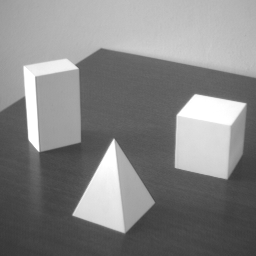
%> input picture Infocom15/bcs_vb/indor2.pgm, 256 x 256 px
$ octave demo_BCSvb_2d_small.m   (GNU Octave 9; MATLAB toolbox functions it lacks are replaced by stand-ins)
%> lines starting %> are read from the running program, lines starting %| are printed output that depends on the picture
### Infocom15/bcs_vb/BCSvb.m
function [theta, posterior, bound]=BCSvb(Phi, v, hyperpara, niter, tol, plotflag)
%BCSvb: Bayesian CS inversion implemented by variational Bayes.
%USAGE: [theta, posterior, bound]=BCSvb(Phi, v, hyperpara, niter, tol, plotflag)
%INPUT (number in [] means default value):
%   Phi: N x M, CS projection matrix
%   v: N x 1, CS observation
%   hyperpara: VB hyperparameters
%       hyperpara.a0: scalar, hyperparameter 1 for noise precision [1e-6]
%       hyperpara.b0: scalar, hyperparameter 2 for noise precision [1e-6]
%       hyperpara.c0: scalar, hyperparameter 1 for non-zero coefficients precision [1e-6]
%       hyperpara.d0: scalar, hyperparameter 2 for non-zero coefficients precision [1e-6]
%   niter: scalar, maximum number of VB iterations [100]
%   tol: scalar, tolarance of relative change of VB lower bound for two consecutive steps [1e-4]
%   plotflag: indicator, one means plotting result for each iteration, zero means no plot [0]
%OUTPUT:
%   theta: M x 1, mean of reconstructed signal
%   posterior: hyperparameter for posterior distribution
%       posterior.MUtheta: M x 1, mean of inverted theta
%       posterior.VARtheta_diag: M x 1, variance of inverted theta (for each coefficient)
%       posterior.a: scalar, posterior hyperparameter 1 for noise precision
%       posterior.b: scalar, posterior hyperparameter 2 for noise precision
%       posterior.c: M x 1, posterior hyperparameter 1 for coefficient precision
%       posterior.d: M x 1, posterior hyperparameter 2 for coefficient precision
%   bound: 1 x (number of VB iterations), VB lower bound for each iteration

%--------------------------------------------------------------------------
% References:
% S.Ji, Y.Xue and L.Carin, "Bayesian Compressive Sesning" (2007).
% L.He and L.Carin, "Exploiting Structure in Wavelet-Based Bayesian Compressive Sensing" (2008)
%
% Lihan He, ECE, Duke University
% Created: Nov. 21, 2008
% Last change: Mar. 3, 2009, allowing [] for input arguments (using default value)
%--------------------------------------------------------------------------

% ---------------------
% check input arguments
% ---------------------

if nargin<6, plotflag=0; end
if nargin<5, tol=1e-4; end
if nargin<4, niter=100; end
if nargin<3
    hyperpara.a0=1e-6;
    hyperpara.b0=1e-6;
    hyperpara.c0=1e-6;
    hyperpara.d0=1e-6;
end

if isempty(hyperpara)
    hyperpara.a0=1e-6;
    hyperpara.b0=1e-6;
    hyperpara.c0=1e-6;
    hyperpara.d0=1e-6;
end
if isempty(niter), niter=100; end
if isempty(tol), tol=1e-4; end
if isempty(plotflag), plotflag=0; end

a0=hyperpara.a0;
b0=hyperpara.b0;
c0=hyperpara.c0;
d0=hyperpara.d0;

[N,M] = size(Phi);  % N - number of CS measurements; M - sparse signal length

% --------------
% Initialization
% --------------

MUtheta=zeros(M,1);
VARtheta_diag=d0/c0*ones(M,1);

c=c0*ones(M,1);
d=d0*ones(M,1);

a=a0;
b=b0;

%---------------
% precomputation
%---------------
Phiv=Phi'*v;

% ------------
% VB iteration
% ------------

iter=0;
curr_lb=2*tol+1;
last_lb=1;
while iter<niter & abs((curr_lb-last_lb)/last_lb)>tol

    iter=iter+1;

    % (1) alpha
    c=c0+0.5;
    d=d0+0.5*(VARtheta_diag+MUtheta.^2);

    % (2) theta
    invA=d./c;
    CC=Phi.*repmat(invA',[N,1]);
    DD=inv(eye(N)*b/a+CC*Phi');
    MUtheta=a/b*(invA.*Phiv-CC'*(DD*(CC*Phiv)));
    VARtheta_diag=invA-sum((DD*CC).*CC,1)';   % Minhua's

    % (3) alpha0
    alpha0inv=b/a;
    res=alpha0inv*(DD*v);
    tmp=N*alpha0inv-alpha0inv*alpha0inv*sum(diag(DD));
    a=a0+0.5*N;
    b=b0+0.5*(res'*res+tmp);

    % lower bound
    J1=-N/2*log(2*pi)+N/2*(psi(a)-log(b))-(a/b)*(b-b0);
    J2=-M/2*log(2*pi)+0.5*sum(psi(c)-log(d)-(c./d).*(VARtheta_diag+MUtheta.^2),1);
    [LL,UU]=lu(DD);
    logdetVARtheta=real(sum(log(diag(UU)),1))+sum(log(invA),1)+N*log(b/a);
    J3=M/2*(log(2*pi)+1)+0.5*logdetVARtheta;
    J4=-(a*log(b)-a0*log(b0)-gammaln(a)+gammaln(a0)+(a-a0)*(psi(a)-log(b))-a*(1-b0/b));
    J5=-sum(c.*log(d)-c0.*log(d0)-gammaln(c)+gammaln(c0)+(c-c0).*(psi(c)-log(d))-c.*(1-d0./d),1);
    J=J1+J2+J3+J4+J5;
    bound(iter)=J;
    last_lb=curr_lb;
    curr_lb=J;

    fprintf('Iteration %d: VB lower bound = %f.\n',iter,bound(iter));

    % plot
    if plotflag
        figure(1000), plot(MUtheta,'.'); axis([0,M+1,1.1*min(MUtheta),1.1*max(MUtheta)]);
        xlabel('Coefficient Index'); ylabel('Coefficient Value')
        title(['Iteration',int2str(iter),':  mean inverted signal']);
        pause(0.001);
    end

end

% ---------------
% Result & output
% ---------------

theta=MUtheta;

posterior.MUtheta=MUtheta;
posterior.VARtheta_diag=VARtheta_diag;
posterior.a=a;
posterior.b=b;
posterior.c=c;
posterior.d=d;

### Infocom15/bcs_vb/demo_BCSvb_2d_small.m
% Demo for BCSvb on 2-dimensional 32 x 32 signal
% Source for the original image "indor2": http://decsai.ugr.es/cvg/dbimagenes/
% Lihan He, Mar. 3, 2009

%----------------
% Generate signal
%----------------

% Load original image -- image0
% image0: original 2-d image, resized to 32 x 32 from "indor2" with nearest neighbor interpolation
I=imread('indor2.pgm');
%> I is the input picture: size 256x256 uint8; min 55, max 255, mean 133.4
I=double(I);
%> I: size 256x256 double
image0=imresize(I,[32,32]);
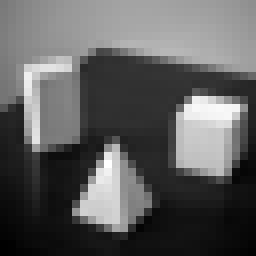
%> image0: size 32x32 double (shown 8 times larger); min 57.36, max 264, mean 133.4; drawn with min black and max white

% 2D wavelet transformation and sparse signal -- theta0
DecLevel=3;
WaveletName='db1';
[C0, S0] = wavedec2(image0, DecLevel, WaveletName);
%> C0 = 1024 values, max 1506.5 at index 13, min -340.6 at index 30, mean 19.43; S0 = [4 4; 4 4; 8 8; 16 16; 32 32]
theta0=C0(:);
%> theta0 has the same summary as C0

%----------------------------------
% Projection matrix and observation
%----------------------------------

% Generate projection matrix Phi, N x M matrix
N = 600;    % number of CS measurements
M = length(theta0);
%> M = 1024
Phi = randn(N,M);
Phi = Phi./repmat(sqrt(sum(Phi.^2,1)),[N,1]);

% CS observations
v = Phi*theta0;
%> v = 600 values, max 544.7 at index 372, min -582 at index 186, mean -1.17

%----------------------
% CS inversion by BCSvb
%----------------------

theta = BCSvb(Phi, v);
%> in BCSvb, `Phiv=Phi'*v;`: Phiv = 1024 values, max 1756.6 at index 13, min -516.7 at index 539, mean 22.83
%> (the run ends here)
